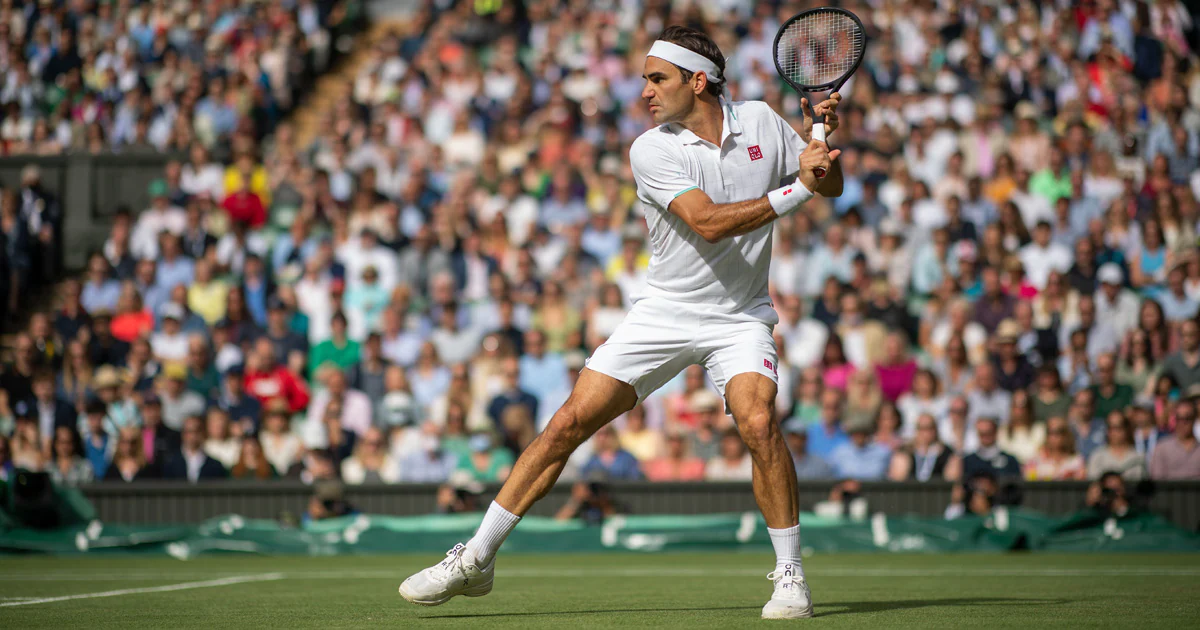
#> input picture Image Project/Federer.png, 1200 x 630 px
$ python Image_Project_Chris_Ben_Leo.py
#> lines starting #> are read from the running program, lines starting #| are printed output that depends on the picture
# 3 images

# arts, input a picture

# ask user to input 3 colors shades of that color

# art gallery

# filter


# black and white

# brightness


from PIL import Image, ImageDraw
from random import *
import time

from matplotlib import pyplot as plt

def circle(draw, center, radius, color):
    draw.ellipse((center[0]-radius,center[1]-radius,center[0]+radius,center[1]+radius),fill = color)


def impressionist(draw, image):
    for index in range(999999):
        x = randint(0,image.width-1)
        y = randint(0, image.height-1)
        (r,g,b) = image.getpixel((x,y))
        circle(draw,(x,y),5,(r,g,b,200))


def color_totals(image):
    colors = {"red": 0,
              "green": 0,
              "blue": 0}
    for x in range(image.width):
        for y in range(image.height):
            (r,g,b) = image.getpixel((x,y))
            if r>g and r>b:
                colors["red"] = colors["red"] + 1
            elif g>r and g>b:
                colors["green"] = colors["green"] + 1
            elif b>r and b>g:
                colors["blue"] = colors["blue"] + 1
            else:
                continue
    return colors

def blues(draw, image, canvas):
    for index in range(100000):
        x = randint(0, image.width-1)
        y = randint(0, image.height-1)
        (r, g, b) = image.getpixel((x,y))
        circle(draw, (x,y), 5, (r+5,g+20,b*2, 200))
    new_image = canvas.copy()
    return new_image

def oranges(draw, image, canvas):
    for index in range(100000):
        x = randint(0, image.width-1)
        y = randint(0, image.height-1)
        (r, g, b) = image.getpixel((x,y))
        circle(draw, (x,y), 5, (r*2,g+10,b-2, 200))
    new_image = canvas.copy()
    return new_image

def purples(draw, image, canvas):
    for index in range(100000):
        x = randint(0, image.width-1)
        y = randint(0, image.height-1)
        (r, g, b) = image.getpixel((x,y))
        circle(draw, (x,y), 5, (r,g+35,b*3, 200))
    new_image = canvas.copy()
    return new_image


def main():

    start_time = time.time()
    default = Image.open("Federer.png")
#> default is the input picture: PIL image 1200x630 RGB; mean R, G, B 114.7, 105.8, 93.4

## we make it so that the user can put an image of choice in, but set default to Federer
    default
    image_name = input('enter the name of your image file: ')
#> the answer given: Federer.png
    user_image = Image.open(image_name)

    print(color_totals(user_image))
#> after the loop in color_totals, `for x in range(image.width):`: colors = {'red': 392024, 'green': 206732, 'blue': 139060}
#| {'red': 392024, 'green': 206732, 'blue': 139060}

    canvas = Image.new("RGB", (user_image.width, user_image.height))
#> canvas: PIL image 1200x630 RGB; every value is 0
    draw = ImageDraw.Draw(canvas, "RGBA")

# [13 lines of commented-out code are left out]

    purple = purples(draw, user_image, canvas)
#> the loop in purples, `for index in range(100000):` made 100000 passes
#> (r, g, b) on passes 1 to 3: (72, 84, 84), (52, 54, 44), (55, 55, 51)
#> in purples, `new_image = canvas.copy()`:
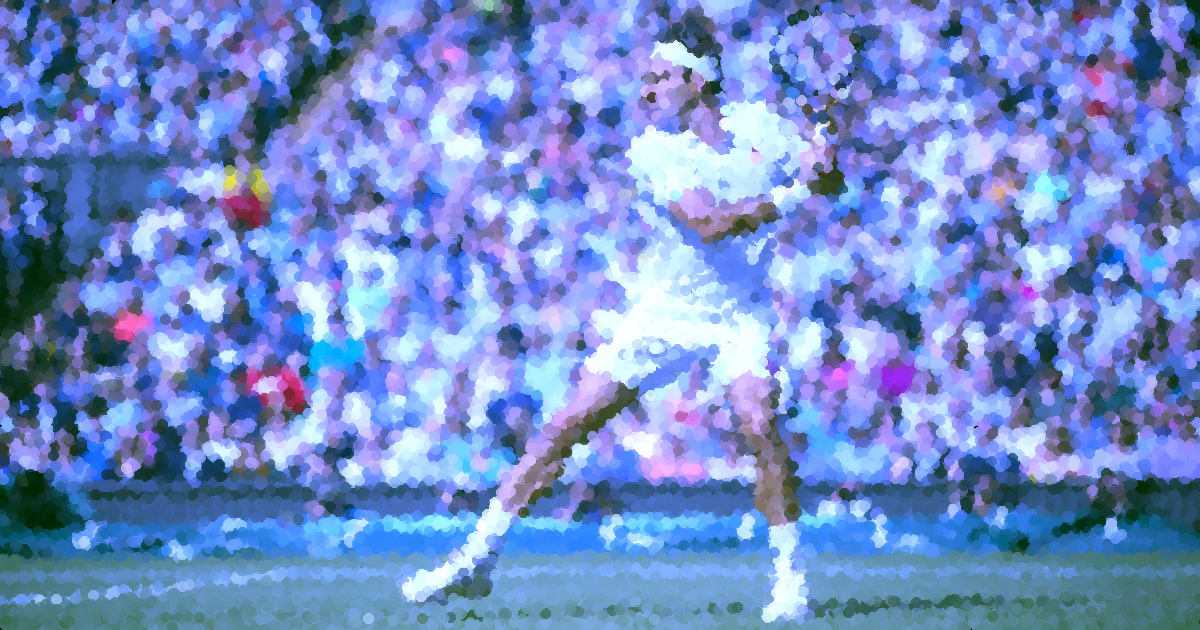
#> new_image: PIL image 1200x630 RGB; mean R, G, B 114.8, 140.5, 202.5


# Cool Hues Saturated blue green
    blue = blues(draw, user_image, canvas)
#> the loop in blues, `for index in range(100000):` made 100000 passes
#> (r, g, b) on passes 1 to 3: (108, 105, 106), (216, 192, 182), (33, 33, 31)
#> in blues, `new_image = canvas.copy()`:
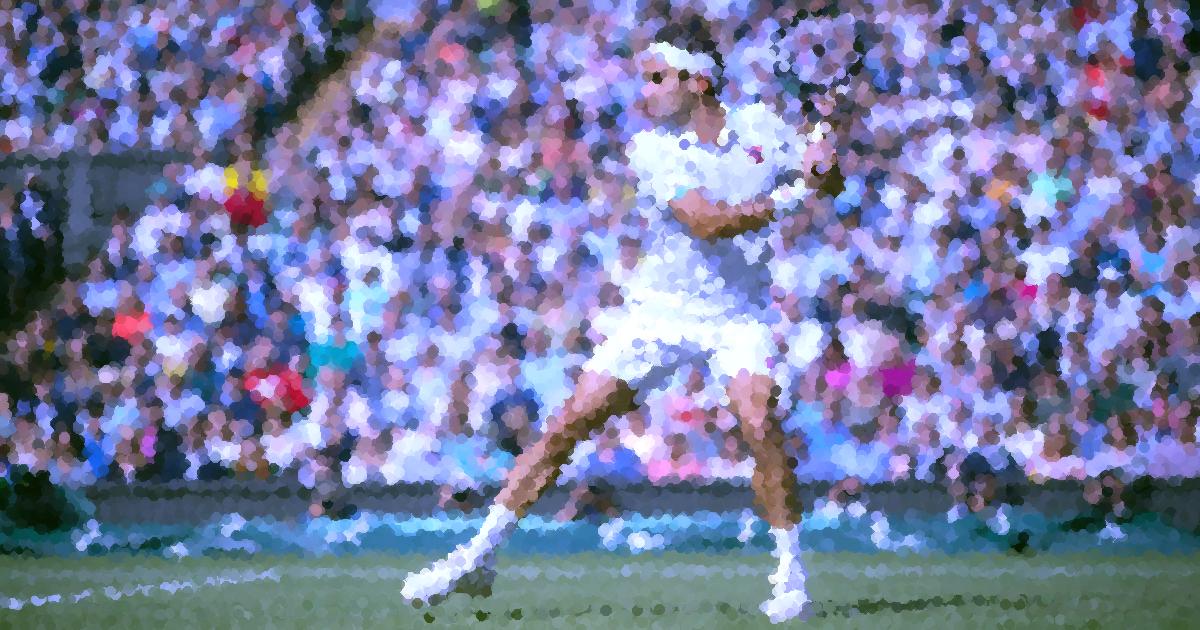
#> new_image: PIL image 1200x630 RGB; mean R, G, B 119.7, 125.7, 162.6

# Warm Hues Saturated red orange
    orange = oranges(draw, user_image, canvas)
#> the loop in oranges, `for index in range(100000):` made 100000 passes
#> (r, g, b) on passes 1 to 3: (163, 157, 150), (109, 66, 35), (167, 142, 116)
#> in oranges, `new_image = canvas.copy()`:
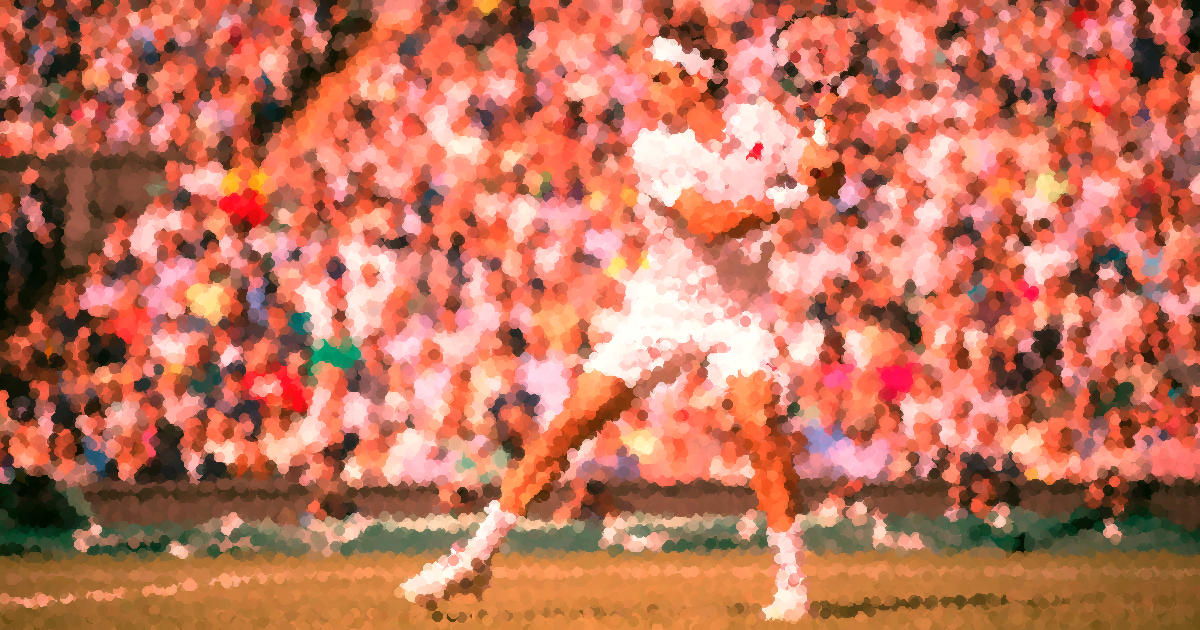
#> new_image: PIL image 1200x630 RGB; mean R, G, B 194.2, 115.7, 91.4

# black_and_white(draw,default)
    purple.show()
    blue.show()
    orange.show()
    end_time = time.time()
    print("elapsed time:", end_time - start_time)


    #canvas = Image.new("RGB", (500, 500))

#     canvas.show()
main()
